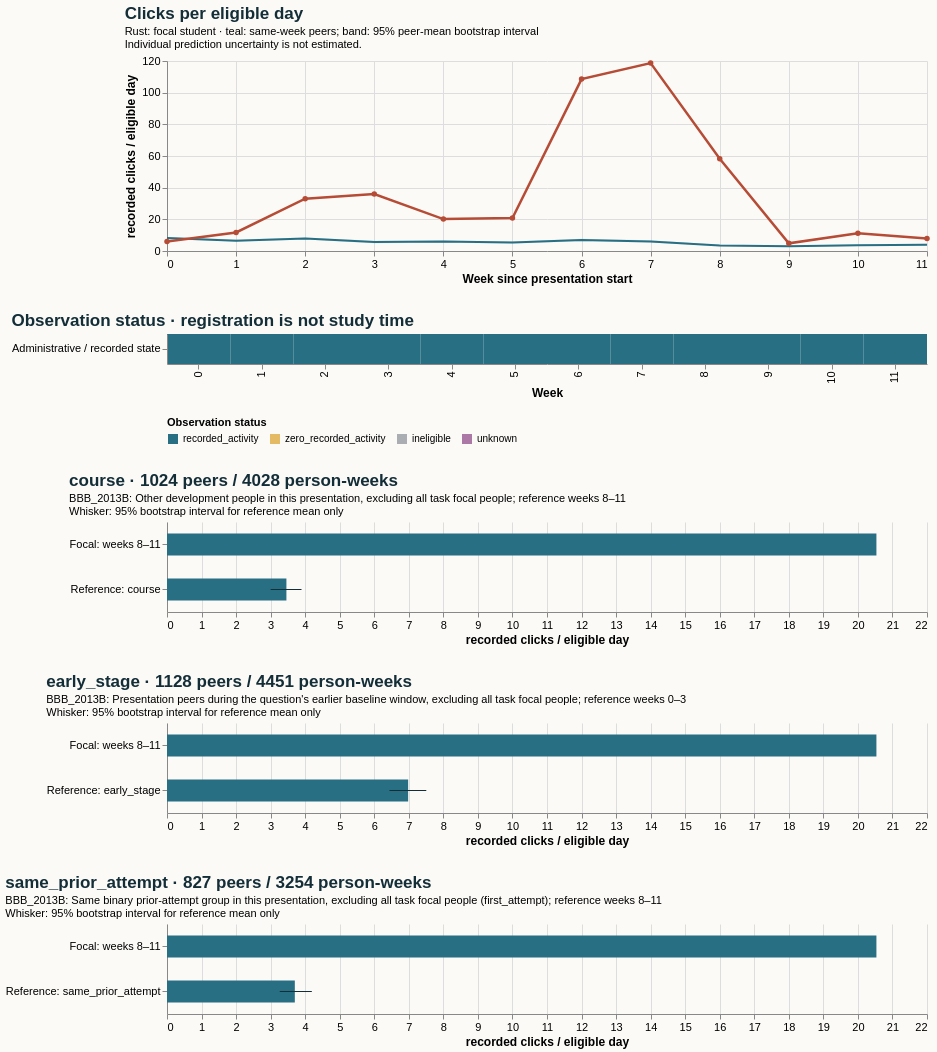

Specify this chart in Vega-Lite:
### Vega-Lite specification from a JSON file in a GitHub repository (floating-point values rounded to 4 significant figures)
{"$schema": "https://vega.github.io/schema/vega-lite/v5.20.1.json", "config": {"axis": {"labelFontSize": 11, "titleFontSize": 12}, "background": "#fbfaf7", "font": "sans-serif", "title": {"anchor": "start", "color": "#142e38", "fontSize": 17, "subtitleFontSize": 11}, "view": {"continuousHeight": 300, "continuousWidth": 300, "stroke": null}}, "datasets": {"data-2012d0a3b5d33b74d0329ebc99873f58": [{"hi": null, "lo": null, "series": "Focal: weeks 8–11", "value": 20.54}, {"hi": 7.506, "lo": 6.44, "series": "Reference: early_stage", "value": 6.98}], "data-4dc60b3629cf27f15e65ba68bdce8791": [{"end_day": 6, "focal_value": 6.0, "peer_ci_high": 8.852, "peer_ci_low": 7.398, "peer_mean": 8.174, "peer_observations": 1127, "peer_people": 1127, "reference": "course", "unit": "recorded clicks / eligible day", "week": 0}, {"end_day": 13, "focal_value": 11.71, "peer_ci_high": 7.253, "peer_ci_low": 5.943, "peer_mean": 6.521, "peer_observations": 1121, "peer_people": 1121, "reference": "course", "unit": "recorded clicks / eligible day", "week": 1}, {"end_day": 20, "focal_value": 33.0, "peer_ci_high": 8.558, "peer_ci_low": 7.203, "peer_mean": 7.865, "peer_observations": 1105, "peer_people": 1105, "reference": "course", "unit": "recorded clicks / eligible day", "week": 2}, {"end_day": 27, "focal_value": 36.0, "peer_ci_high": 6.413, "peer_ci_low": 4.889, "peer_mean": 5.625, "peer_observations": 1098, "peer_people": 1098, "reference": "course", "unit": "recorded clicks / eligible day", "week": 3}, {"end_day": 34, "focal_value": 20.14, "peer_ci_high": 6.674, "peer_ci_low": 5.283, "peer_mean": 5.982, "peer_observations": 1065, "peer_people": 1065, "reference": "course", "unit": "recorded clicks / eligible day", "week": 4}, {"end_day": 41, "focal_value": 20.86, "peer_ci_high": 5.989, "peer_ci_low": 4.772, "peer_mean": 5.35, "peer_observations": 1058, "peer_people": 1058, "reference": "course", "unit": "recorded clicks / eligible day", "week": 5}, {"end_day": 48, "focal_value": 108.6, "peer_ci_high": 7.752, "peer_ci_low": 6.197, "peer_mean": 7.012, "peer_observations": 1050, "peer_people": 1050, "reference": "course", "unit": "recorded clicks / eligible day", "week": 6}, {"end_day": 55, "focal_value": 118.7, "peer_ci_high": 6.775, "peer_ci_low": 5.391, "peer_mean": 6.076, "peer_observations": 1034, "peer_people": 1034, "reference": "course", "unit": "recorded clicks / eligible day", "week": 7}, {"end_day": 62, "focal_value": 58.29, "peer_ci_high": 3.921, "peer_ci_low": 2.995, "peer_mean": 3.431, "peer_observations": 1024, "peer_people": 1024, "reference": "course", "unit": "recorded clicks / eligible day", "week": 8}, {"end_day": 69, "focal_value": 4.857, "peer_ci_high": 3.403, "peer_ci_low": 2.523, "peer_mean": 2.953, "peer_observations": 1007, "peer_people": 1007, "reference": "course", "unit": "recorded clicks / eligible day", "week": 9}, {"end_day": 76, "focal_value": 11.14, "peer_ci_high": 4.117, "peer_ci_low": 3.225, "peer_mean": 3.642, "peer_observations": 1001, "peer_people": 1001, "reference": "course", "unit": "recorded clicks / eligible day", "week": 10}, {"end_day": 83, "focal_value": 7.857, "peer_ci_high": 4.547, "peer_ci_low": 3.514, "peer_mean": 4.025, "peer_observations": 996, "peer_people": 996, "reference": "course", "unit": "recorded clicks / eligible day", "week": 11}], "data-98c13d88ebe31338c96821501d7a64a4": [{"eligible_days": 7.0, "end_day": 6, "logging_completeness": "unknown", "observation_status": "recorded_activity", "row": "Administrative / recorded state", "score_status": "withheld_release_time_unknown", "start_day": 0, "value": 6.0, "week": 0}, {"eligible_days": 7.0, "end_day": 13, "logging_completeness": "unknown", "observation_status": "recorded_activity", "row": "Administrative / recorded state", "score_status": "withheld_release_time_unknown", "start_day": 7, "value": 11.71, "week": 1}, {"eligible_days": 7.0, "end_day": 20, "logging_completeness": "unknown", "observation_status": "recorded_activity", "row": "Administrative / recorded state", "score_status": "withheld_release_time_unknown", "start_day": 14, "value": 33.0, "week": 2}, {"eligible_days": 7.0, "end_day": 27, "logging_completeness": "unknown", "observation_status": "recorded_activity", "row": "Administrative / recorded state", "score_status": "withheld_release_time_unknown", "start_day": 21, "value": 36.0, "week": 3}, {"eligible_days": 7.0, "end_day": 34, "logging_completeness": "unknown", "observation_status": "recorded_activity", "row": "Administrative / recorded state", "score_status": "withheld_release_time_unknown", "start_day": 28, "value": 20.14, "week": 4}, {"eligible_days": 7.0, "end_day": 41, "logging_completeness": "unknown", "observation_status": "recorded_activity", "row": "Administrative / recorded state", "score_status": "withheld_release_time_unknown", "start_day": 35, "value": 20.86, "week": 5}, {"eligible_days": 7.0, "end_day": 48, "logging_completeness": "unknown", "observation_status": "recorded_activity", "row": "Administrative / recorded state", "score_status": "withheld_release_time_unknown", "start_day": 42, "value": 108.6, "week": 6}, {"eligible_days": 7.0, "end_day": 55, "logging_completeness": "unknown", "observation_status": "recorded_activity", "row": "Administrative / recorded state", "score_status": "withheld_release_time_unknown", "start_day": 49, "value": 118.7, "week": 7}, {"eligible_days": 7.0, "end_day": 62, "logging_completeness": "unknown", "observation_status": "recorded_activity", "row": "Administrative / recorded state", "score_status": "withheld_release_time_unknown", "start_day": 56, "value": 58.29, "week": 8}, {"eligible_days": 7.0, "end_day": 69, "logging_completeness": "unknown", "observation_status": "recorded_activity", "row": "Administrative / recorded state", "score_status": "withheld_release_time_unknown", "start_day": 63, "value": 4.857, "week": 9}, {"eligible_days": 7.0, "end_day": 76, "logging_completeness": "unknown", "observation_status": "recorded_activity", "row": "Administrative / recorded state", "score_status": "withheld_release_time_unknown", "start_day": 70, "value": 11.14, "week": 10}, {"eligible_days": 7.0, "end_day": 83, "logging_completeness": "unknown", "observation_status": "recorded_activity", "row": "Administrative / recorded state", "score_status": "withheld_release_time_unknown", "start_day": 77, "value": 7.857, "week": 11}], "data-9c333fc676723099478f60e500cbdd2a": [{"hi": null, "lo": null, "series": "Focal: weeks 8–11", "value": 20.54}, {"hi": 3.894, "lo": 3.0, "series": "Reference: course", "value": 3.457}], "data-d3d35e22a0356cd230eed9f505d589d4": [{"hi": null, "lo": null, "series": "Focal: weeks 8–11", "value": 20.54}, {"hi": 4.193, "lo": 3.264, "series": "Reference: same_prior_attempt", "value": 3.7}]}, "resolve": {"scale": {"color": "independent"}}, "spacing": 28, "vconcat": [{"data": {"name": "data-4dc60b3629cf27f15e65ba68bdce8791"}, "height": 190, "layer": [{"encoding": {"x": {"axis": {"tickMinStep": 1}, "field": "week", "title": "Week since presentation start", "type": "quantitative"}, "y": {"field": "peer_ci_low", "scale": {"zero": true}, "title": "recorded clicks / eligible day", "type": "quantitative"}, "y2": {"field": "peer_ci_high"}}, "mark": {"color": "#286f83", "opacity": 0.16, "type": "area"}}, {"encoding": {"tooltip": [{"field": "week", "type": "quantitative"}, {"field": "peer_mean", "type": "quantitative"}, {"field": "peer_people", "type": "quantitative"}, {"field": "peer_observations", "type": "quantitative"}], "x": {"field": "week", "type": "quantitative"}, "y": {"field": "peer_mean", "type": "quantitative"}}, "mark": {"color": "#286f83", "strokeWidth": 2, "type": "line"}}, {"encoding": {"tooltip": [{"field": "week", "type": "quantitative"}, {"field": "focal_value", "type": "quantitative"}], "x": {"field": "week", "type": "quantitative"}, "y": {"field": "focal_value", "type": "quantitative"}}, "mark": {"color": "#b64c35", "point": {"color": "#b64c35"}, "strokeWidth": 2.5, "type": "line"}}], "title": {"subtitle": ["Rust: focal student · teal: same-week peers; band: 95% peer-mean bootstrap interval", "Individual prediction uncertainty is not estimated."], "text": "Clicks per eligible day"}, "width": 760}, {"data": {"name": "data-98c13d88ebe31338c96821501d7a64a4"}, "encoding": {"color": {"field": "observation_status", "legend": {"labelLimit": 260, "orient": "bottom"}, "scale": {"domain": ["recorded_activity", "zero_recorded_activity", "ineligible", "unknown"], "range": ["#286f83", "#e4bb64", "#aaaeb3", "#ac78a5"]}, "title": "Observation status", "type": "nominal"}, "tooltip": [{"field": "week", "type": "quantitative"}, {"field": "eligible_days", "type": "quantitative"}, {"field": "observation_status", "type": "nominal"}, {"field": "logging_completeness", "type": "nominal"}], "x": {"field": "week", "title": "Week", "type": "ordinal"}, "y": {"field": "row", "title": null, "type": "nominal"}}, "height": 30, "mark": {"type": "rect"}, "title": "Observation status · registration is not study time", "width": 760}, {"data": {"name": "data-9c333fc676723099478f60e500cbdd2a"}, "height": 90, "layer": [{"encoding": {"x": {"field": "value", "scale": {"domain": [0, 21.56], "zero": true}, "title": "recorded clicks / eligible day", "type": "quantitative"}, "y": {"field": "series", "sort": null, "title": null, "type": "nominal"}}, "mark": {"color": "#286f83", "size": 22, "type": "bar"}}, {"encoding": {"x": {"field": "lo", "type": "quantitative"}, "x2": {"field": "hi"}, "y": {"field": "series", "sort": null, "title": null, "type": "nominal"}}, "mark": {"color": "#142e38", "type": "rule"}}], "title": {"subtitle": ["BBB_2013B: Other development people in this presentation, excluding all task focal people; reference weeks 8–11", "Whisker: 95% bootstrap interval for reference mean only"], "text": "course · 1024 peers / 4028 person-weeks"}, "width": 760}, {"data": {"name": "data-2012d0a3b5d33b74d0329ebc99873f58"}, "height": 90, "layer": [{"encoding": {"x": {"field": "value", "scale": {"domain": [0, 21.56], "zero": true}, "title": "recorded clicks / eligible day", "type": "quantitative"}, "y": {"field": "series", "sort": null, "title": null, "type": "nominal"}}, "mark": {"color": "#286f83", "size": 22, "type": "bar"}}, {"encoding": {"x": {"field": "lo", "type": "quantitative"}, "x2": {"field": "hi"}, "y": {"field": "series", "sort": null, "title": null, "type": "nominal"}}, "mark": {"color": "#142e38", "type": "rule"}}], "title": {"subtitle": ["BBB_2013B: Presentation peers during the question's earlier baseline window, excluding all task focal people; reference weeks 0–3", "Whisker: 95% bootstrap interval for reference mean only"], "text": "early_stage · 1128 peers / 4451 person-weeks"}, "width": 760}, {"data": {"name": "data-d3d35e22a0356cd230eed9f505d589d4"}, "height": 90, "layer": [{"encoding": {"x": {"field": "value", "scale": {"domain": [0, 21.56], "zero": true}, "title": "recorded clicks / eligible day", "type": "quantitative"}, "y": {"field": "series", "sort": null, "title": null, "type": "nominal"}}, "mark": {"color": "#286f83", "size": 22, "type": "bar"}}, {"encoding": {"x": {"field": "lo", "type": "quantitative"}, "x2": {"field": "hi"}, "y": {"field": "series", "sort": null, "title": null, "type": "nominal"}}, "mark": {"color": "#142e38", "type": "rule"}}], "title": {"subtitle": ["BBB_2013B: Same binary prior-attempt group in this presentation, excluding all task focal people (first_attempt); reference weeks 8–11", "Whisker: 95% bootstrap interval for reference mean only"], "text": "same_prior_attempt · 827 peers / 3254 person-weeks"}, "width": 760}]}
